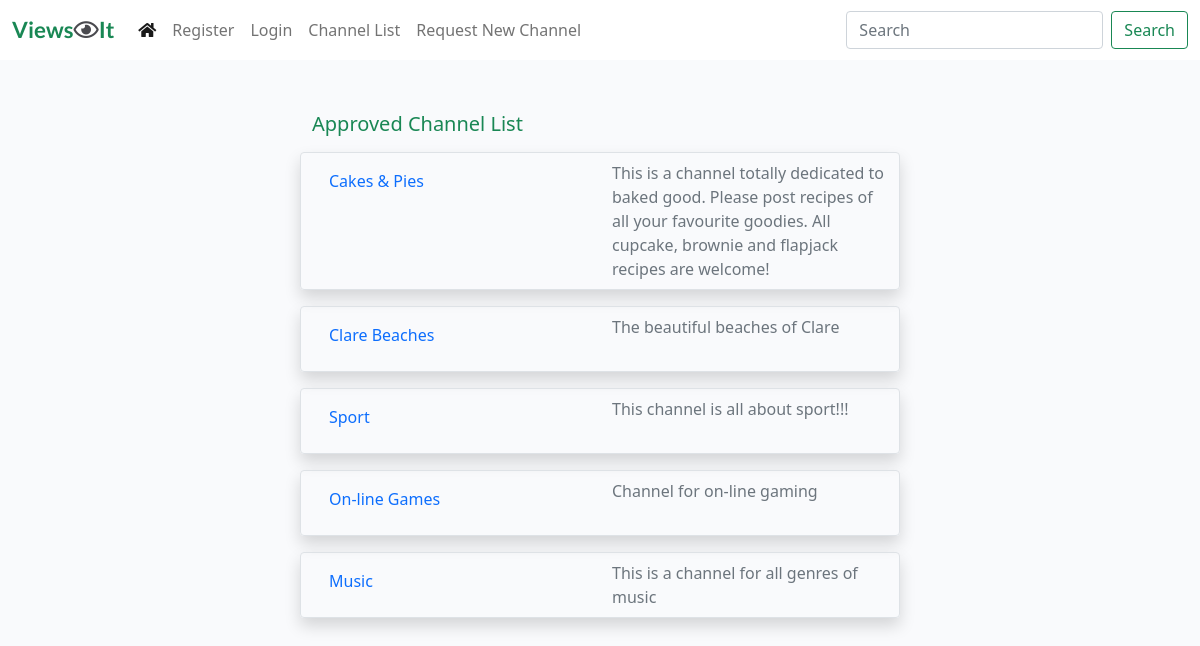
The page / on the database its author committed.
### viewsit_app/models.py (models this page shows, shortened)
class Channel(models.Model):
    topic = models.CharField(max_length=50)
    topic_url = models.SlugField(max_length=50, unique=True)
    description = models.CharField(max_length=200)
    author = models.ForeignKey(User, on_delete=models.CASCADE,
                               related_name="channels")
    created_on = models.DateTimeField(auto_now_add=True)
    updated_on = models.DateTimeField(auto_now=True)
    status = models.IntegerField(choices=STATUS, default=0)
    class Meta:
        ordering = ['-created_on']

### viewsit_app/views.py (the view)
# urls.py: path('', views.ChannelList.as_view(), name='home'),
class ChannelList(generic.ListView):
    model = Channel
    queryset = Channel.objects.filter(status=1).order_by("-created_on")
    template_name = "channel_list.html"

### templates/channel_list.html (shortened to what this page needs)
{% extends "base.html" %}
{% block content %}
<div class="container-fluid">
    <div class="row">
        <div class="col-sm-6 mt-3 offset-md-3">
            <h5 class="mt-3 text-success">Approved Channel List</h5>
            {% for channel in channel_list %}
                <div class="row border rounded shadow mt-3">
                    <div class="col mt-2 mb-2" ><a class="nav-link" href="{% url 'channel_view' slug=channel.topic_url %}"><p class="card-title">{{ channel.topic }}</p></a> </div>
                    <div class="col card-text text-muted mt-2 mb-2">{{ channel.description }}</div>
                </div>
            {% empty %}
                <div><h4>There are no channels available.</h4></div>
            {% endfor %}
        </div>
        <div class="col-3"></div>
    </div>
</div>
{%endblock%}

### static/css/style.css (style rules this page uses)
body { padding-top: 80px; }
.main-bg { background-color: #F9FAFC; }

### rows shown on the page
Channel: topic "Cakes & Pies", description "This is a channel totally dedicated to baked good. Please post recipes of all your favourite goodies. All cupcake, brownie and flapjack recipes are welcome!"
Channel: topic "Clare Beaches", description "The beautiful beaches of Clare"
Channel: topic "Sport", description "This channel is all about sport!!!"
Channel: topic "On-line Games", description "Channel for on-line gaming"
Channel: topic "Music", description "This is a channel for all genres of music"
